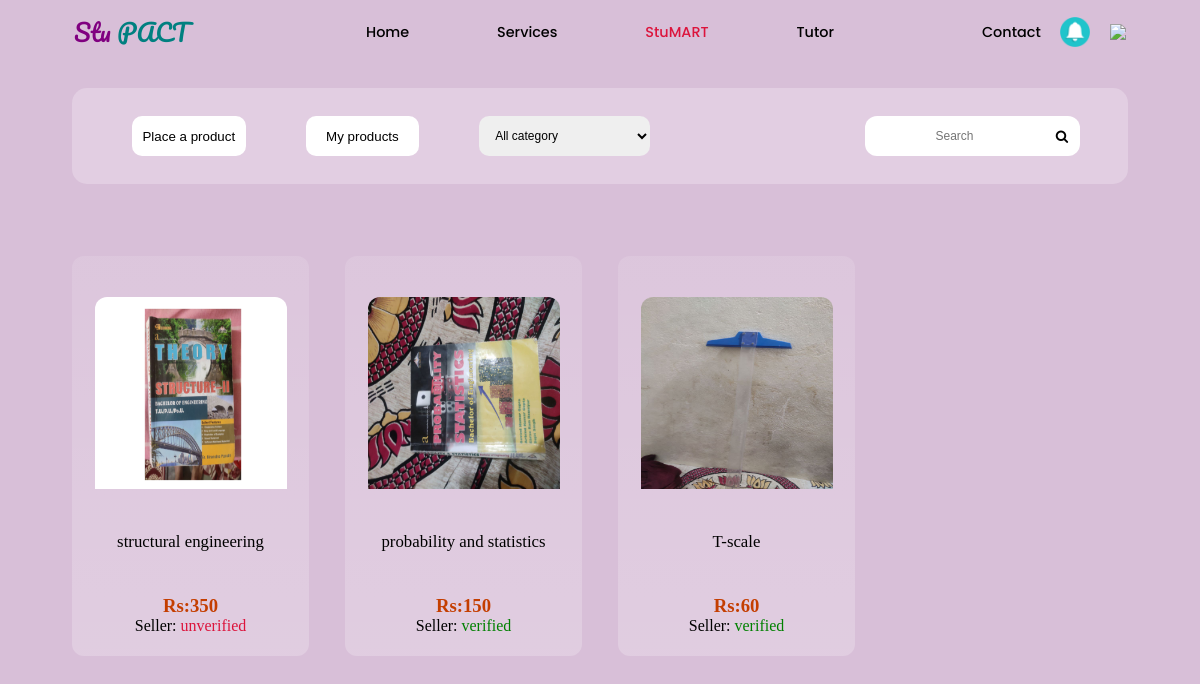
Page /stumart (signed in) on the earlier database version.
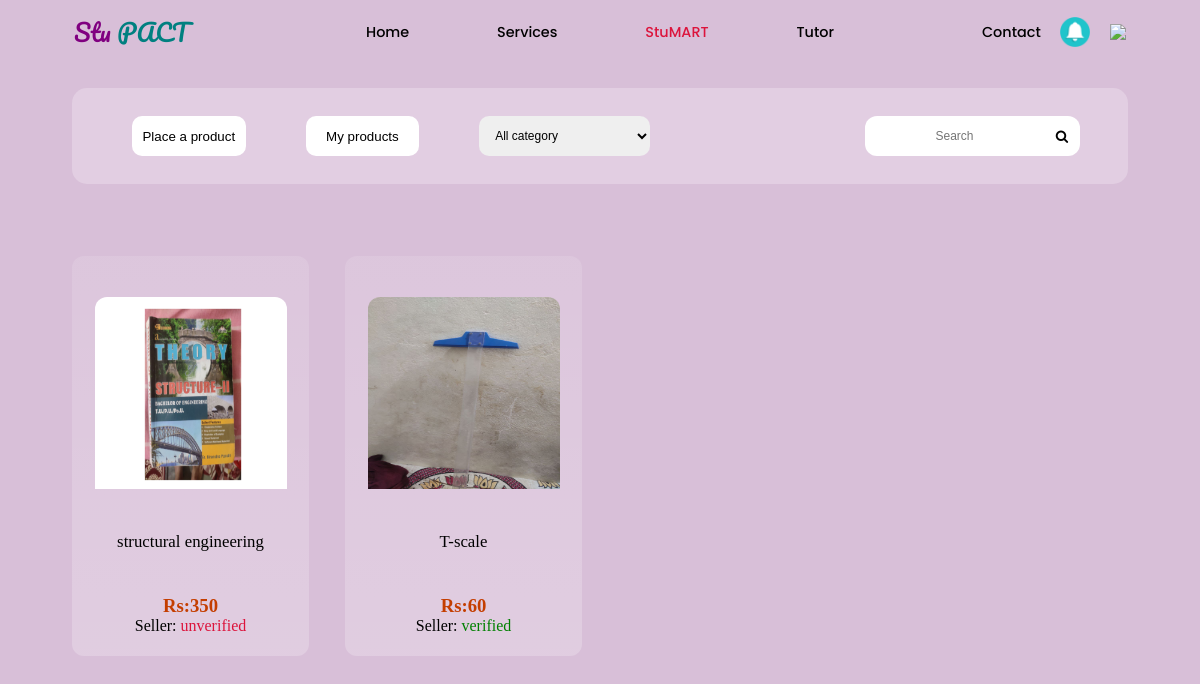
Same page on the later database version.
### dataforstupact/models.py (models this page shows)
class stumartmodel(models.Model):
    id=models.UUIDField(primary_key=True,default=uuid.uuid4)
    title=models.CharField(max_length=30,blank=True)
    username=models.CharField(max_length=30)
    image=models.ImageField(upload_to="stumart/products/",blank=True)
    price=models.IntegerField(default=0)
    details=models.TextField(blank=True)
    category=models.CharField(max_length=30,default="other")
    time=models.DateTimeField(auto_now_add=True,blank=True)
    verify=models.BooleanField(default=False,blank=True)

### stupact/views.py (the view)
# urls.py: path('stumart',views.stumartfunc,name="stumart"),
def stumartfunc(request):
    variable=stumartmodel.objects.all()
    user=mymodel.objects.get(username=request.session["Username"])
    if len(user.phonenumber)<10 or len(user.first_name)<3 or len(user.last_name)<3:
        check=1
    else:
        check=0
    data=list()
    if request.method=="POST":
        value=request.POST.get("search")
        allobj=[i.title for i in variable]
        allobj2=[i for i in allobj if i[0:len(value)]==value]
        variable=[i for i in variable if i.title in allobj2 ]
    for i in variable:
        if i.username!=request.session["Username"] and i.verify == False:
            temp=dict()
            temp["id"]=i.id
            temp["verify"]=mymodel.objects.get(username=i.username).verified
            temp["username"]=i.username
            temp["title"]=i.title
            temp["image"]=i.image
            temp["price"]=i.price
            temp["discription"]=i.details
            temp["time"]=timeagofunc(i.time)
            data.append(temp)
    paginate=Paginator(data,8)
    pageno=request.GET.get("page")
    page=paginate.get_page(pageno)
    data2={
        "itemlist":page,
        "category":"all",
        "check":check,
        "count":range(1,paginate.num_pages+1)
    }
    return render(request,"stumart.html",data2)

### stupact/views.py (called while the page is built)
def timeagofunc(time):
            today = datetime.now(timezone.utc)
            diff=today-time
            diff2=str(diff).split(",")
            if len(diff2)==1:
                diff=str(diff).split(':')
                diff=[i[0:2] for i in diff]
                times=["secs","mins","hrs"]
                ans=""
                try:
                    diff.remove('0')
                    diff.remove('00')
                except:
                    pass
                ans=diff[0]+times[len(diff)-1]
            else:
                ans=diff2[0]
            return(ans)

### templates/stumart.html
{% include 'navbar.html' %}
{% include "stumart/topbar.html" %}
<section class="items">
    {% for i in itemlist %}
    <div  onclick="location.href='{% url "productinfo" i.id %}'" class="singleitem" style="position:relative;">
        <img style="height:16vw;width:16vw;margin-top:2.5vh;border-radius:12px 12px 0px 0px;" src="/media/{{i.image}}">
        <p style="font-family:Patrick Hand;font-size: 1.4vw;font-family:Roboto-Regular;">{{i.title}}</p>
        <div id="details">
        <h3 style="color:rgb(196, 62, 0);">Rs:{{i.price}}</h3>
        <p>Seller:
            {% if i.verify == False %}<span style="color:crimson;">unverified</span>
            {% else %}
            <span style="color:green;">verified</p>
                {% endif %}
        </p>
    </div>
    </div>
    {% endfor %}
</section>
</main>
{% include "stumart/paginate.html" %}
<br><br><br>
</body>
</html>

Differences in the rows shown:
no longer on this page (row edited): stumartmodel: image (picture), title "probability and statistics"
Other differences:
list line gone: "Rs: 150 Seller: verified"
